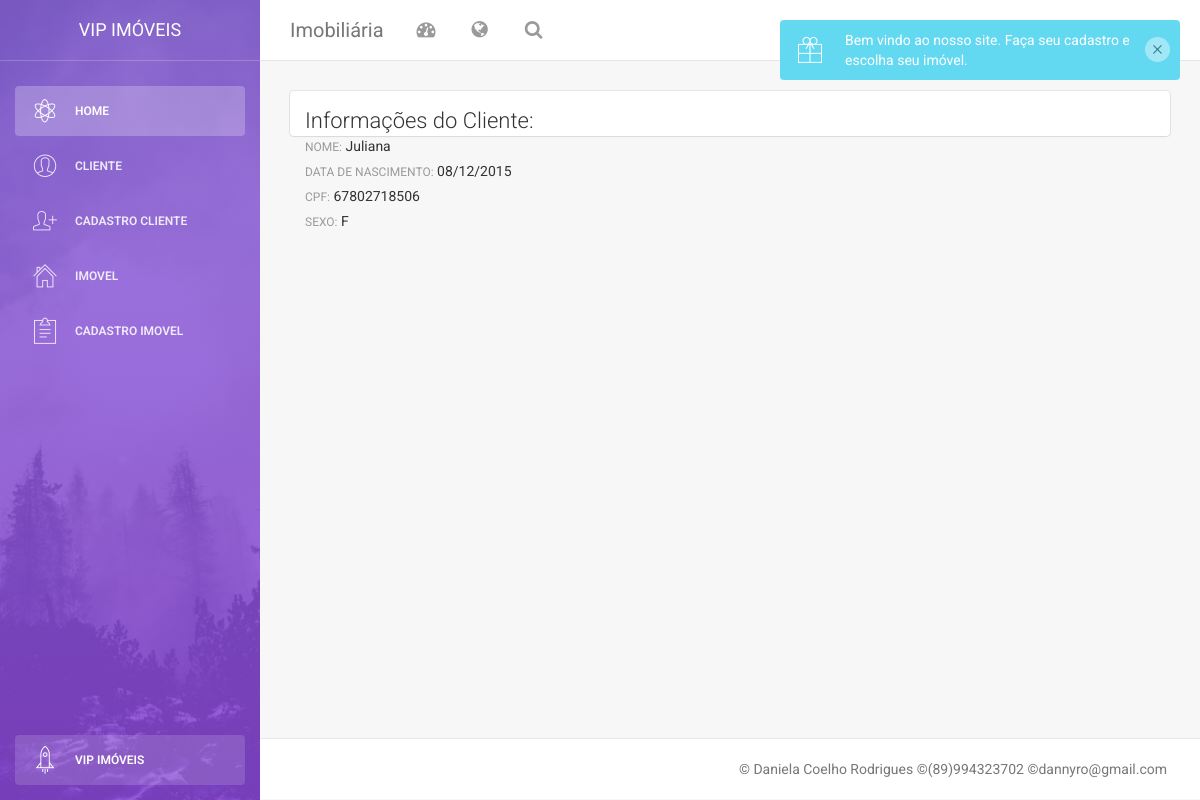
Page /imoveis/cliente/1/ on the earlier database version.
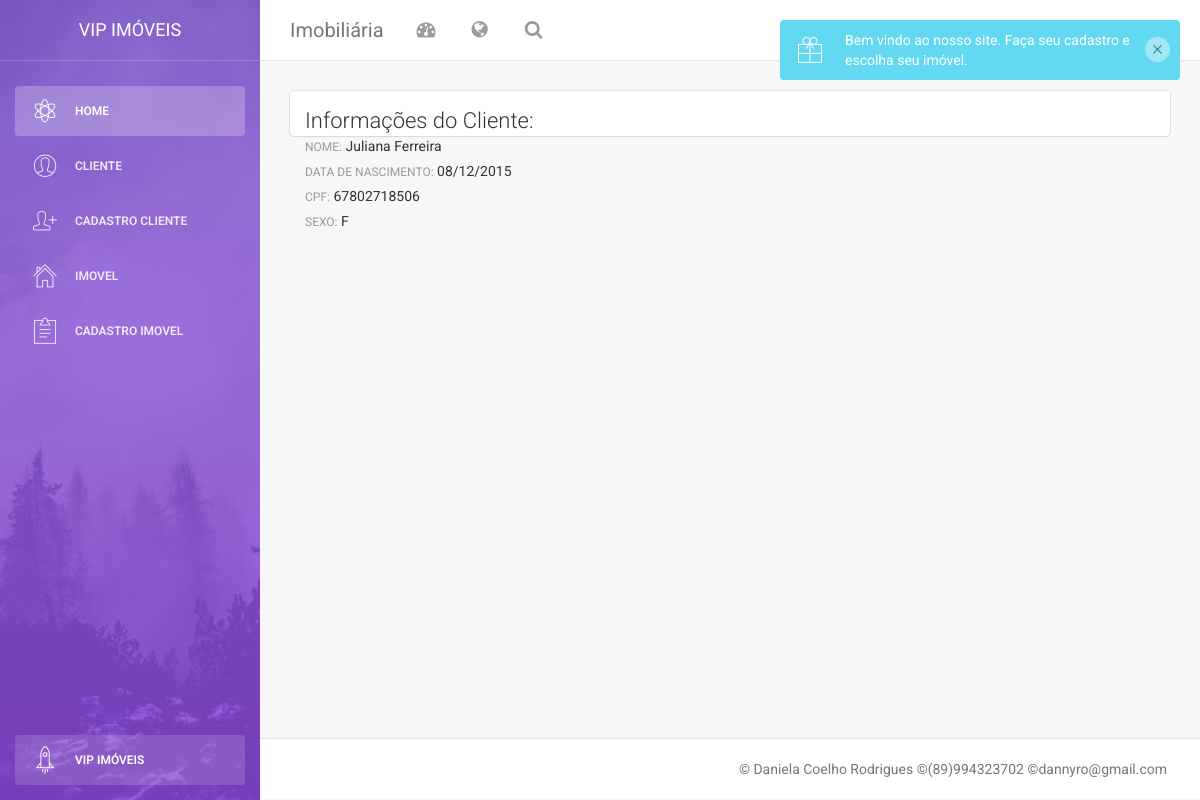
Same page on the later database version.
### imoveis/models.py (models this page shows)
class Cliente(models.Model):
    cpf = models.CharField(max_length=11)
    nome = models.CharField(max_length=50)
    dt_nasc = models.DateField()
    sexo = models.CharField(max_length=1)

### imoveis/views.py (the view)
# urls.py: path('cliente/<int:cliente_id>/', views.cliente_show),
def cliente_show(request, cliente_id):
    cliente = Cliente.objects.get(pk=cliente_id)
    return render(request, 'cliente/show.html', {'cliente':cliente})

### imoveis/templates/cliente/show.html
{% extends "base.html" %} {% block daniela %}
<div class="row">
    <div class="col-md-12">
        <div class="card">
            <div class="header">
                <h4 class="title">Informações do Cliente:</h4>
            </div>
            <div class="col-md-12">
                <div>
                    <label>Nome:</label>
                    {{cliente.nome}}
                </div>
                <div>
                    <label>Data de Nascimento:</label>
                    {{cliente.dt_nasc | date:"d/m/Y"}}
                </div>
                <div>
                    <label>CPF:</label>
                    {{cliente.cpf}}
                </div>
                <div>
                    <label>Sexo:</label>
                    {{cliente.sexo}}
                </div>
            </div>
        </div>
        {% endblock %}

Differences in the rows shown:
changed Cliente: nome "Juliana" → "Juliana Ferreira"
